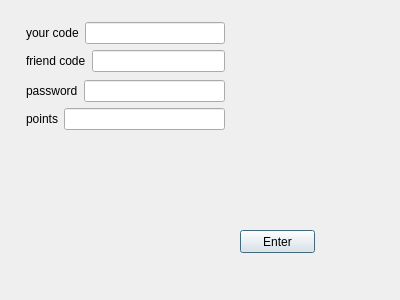
<?xml version="1.0" encoding="UTF-8"?>
<ui version="4.0">
 <class>transferpage</class>
 <widget class="QDialog" name="transferpage">
  <property name="geometry">
   <rect>
    <x>0</x>
    <y>0</y>
    <width>400</width>
    <height>300</height>
   </rect>
  </property>
  <property name="windowTitle">
   <string>Dialog</string>
  </property>
  <widget class="QPushButton" name="pushButton">
   <property name="geometry">
    <rect>
     <x>240</x>
     <y>230</y>
     <width>75</width>
     <height>23</height>
    </rect>
   </property>
   <property name="text">
    <string>Enter</string>
   </property>
  </widget>
  <widget class="QWidget" name="">
   <property name="geometry">
    <rect>
     <x>26</x>
     <y>20</y>
     <width>199</width>
     <height>112</height>
    </rect>
   </property>
   <layout class="QVBoxLayout" name="verticalLayout_3">
    <item>
     <layout class="QVBoxLayout" name="verticalLayout">
      <item>
       <layout class="QHBoxLayout" name="horizontalLayout">
        <item>
         <widget class="QLabel" name="label">
          <property name="text">
           <string>your code</string>
          </property>
         </widget>
        </item>
        <item>
         <widget class="QLineEdit" name="lineEdit"/>
        </item>
       </layout>
      </item>
      <item>
       <layout class="QHBoxLayout" name="horizontalLayout_2">
        <item>
         <widget class="QLabel" name="label_2">
          <property name="text">
           <string>friend code</string>
          </property>
         </widget>
        </item>
        <item>
         <widget class="QLineEdit" name="lineEdit_2"/>
        </item>
       </layout>
      </item>
     </layout>
    </item>
    <item>
     <layout class="QVBoxLayout" name="verticalLayout_2">
      <item>
       <layout class="QHBoxLayout" name="horizontalLayout_3">
        <item>
         <widget class="QLabel" name="label_3">
          <property name="text">
           <string>password</string>
          </property>
         </widget>
        </item>
        <item>
         <widget class="QLineEdit" name="lineEdit_3"/>
        </item>
       </layout>
      </item>
      <item>
       <layout class="QHBoxLayout" name="horizontalLayout_4">
        <item>
         <widget class="QLabel" name="label_4">
          <property name="text">
           <string>points</string>
          </property>
         </widget>
        </item>
        <item>
         <widget class="QLineEdit" name="lineEdit_4"/>
        </item>
       </layout>
      </item>
     </layout>
    </item>
   </layout>
  </widget>
 </widget>
 <resources/>
 <connections/>
</ui>
